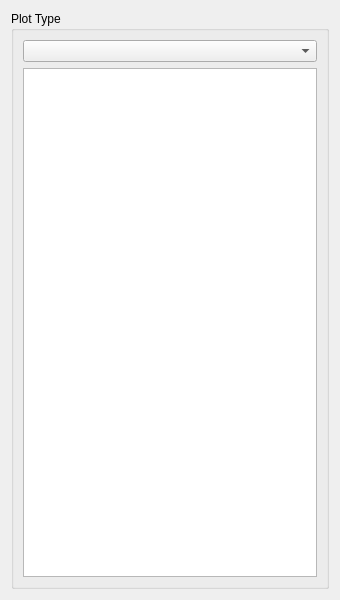
<?xml version="1.0" encoding="UTF-8"?>
<ui version="4.0">
 <class>PlotOption</class>
 <widget class="QWidget" name="PlotOption">
  <property name="windowModality">
   <enum>Qt::WindowModal</enum>
  </property>
  <property name="geometry">
   <rect>
    <x>0</x>
    <y>0</y>
    <width>340</width>
    <height>600</height>
   </rect>
  </property>
  <property name="windowTitle">
   <string>Plot Option</string>
  </property>
  <layout class="QVBoxLayout" name="verticalLayout">
   <item>
    <widget class="QGroupBox" name="groupBoxPlot_Type">
     <property name="title">
      <string>Plot Type</string>
     </property>
     <layout class="QVBoxLayout" name="verticalLayout_2">
      <item>
       <widget class="QComboBox" name="comboBoxSelect_Plot"/>
      </item>
      <item>
       <widget class="QTextEdit" name="textEditPlot_Description">
        <property name="readOnly">
         <bool>true</bool>
        </property>
       </widget>
      </item>
     </layout>
    </widget>
   </item>
  </layout>
 </widget>
 <resources/>
 <connections/>
</ui>
